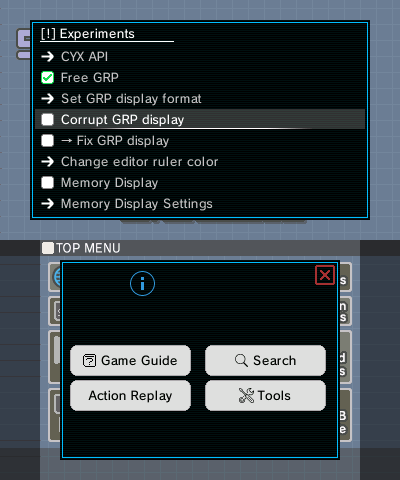
#> input picture lib/2023-07-23_02-22-07.795.png, 400 x 480 px
$ python png2c.py ../../2023-07-23_02-22-07.795.png out.png ../../2023-07-23_02-22-07.795.png
#> lines starting #> are read from the running program, lines starting #| are printed output that depends on the picture
#!/usr/bin/python3

# Created by PabloMK7, modified by CyberYoshi64
from PIL import Image
import sys

imorg = Image.open(sys.argv[1])
#> imorg is the input picture: PIL image 400x480 RGB; mean R, G, B 54, 64.4, 70.2
outf = sys.argv[2] if len(sys.argv)>2 else sys.argv[1].replace(".png", ".c")
name = sys.argv[1][:sys.argv[1].rfind(".png")] if len(sys.argv)<4 else sys.argv[3]
im = imorg.transpose(Image.ROTATE_270)
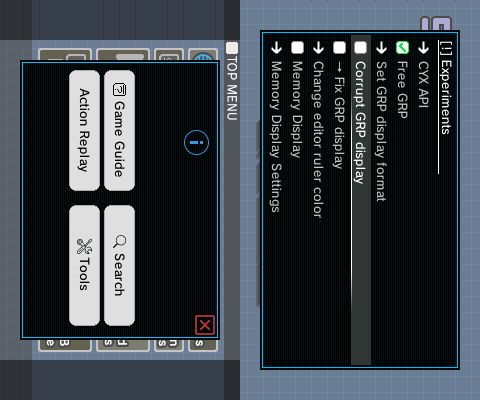
#> im: PIL image 480x400 RGB; mean R, G, B 54, 64.4, 70.2
imorg.close()
pixels = im.convert('RGBA')
pix = list(pixels.getdata())
#> pix = 192000 items

with open(outf, "w", encoding="utf-8") as f:
	f.write("static const unsigned char %s_array[%d] = {" % (name, len(pix * 4)))
	i = 0
	for p in pix:
		if i>0: f.write(", ")
		if not (i % 3):
			f.write("\n    ")
		f.write("0x%02X, 0x%02X, 0x%02X, 0x%02X" % (int(p[3]),int(p[2]),int(p[1]),int(p[0])))
		i += 1
#> this loop made 192000 passes
#> p on passes 1 to 3: (46, 49, 54, 255), (46, 49, 54, 255), (46, 49, 54, 255)
#> after the loop, i = 192000
	f.write("\n};\n\n")
	f.write(f"const int {name}_array_length = {len(pix)*4};\nunsigned char *{name} = (unsigned char*){name}_array;\n")
